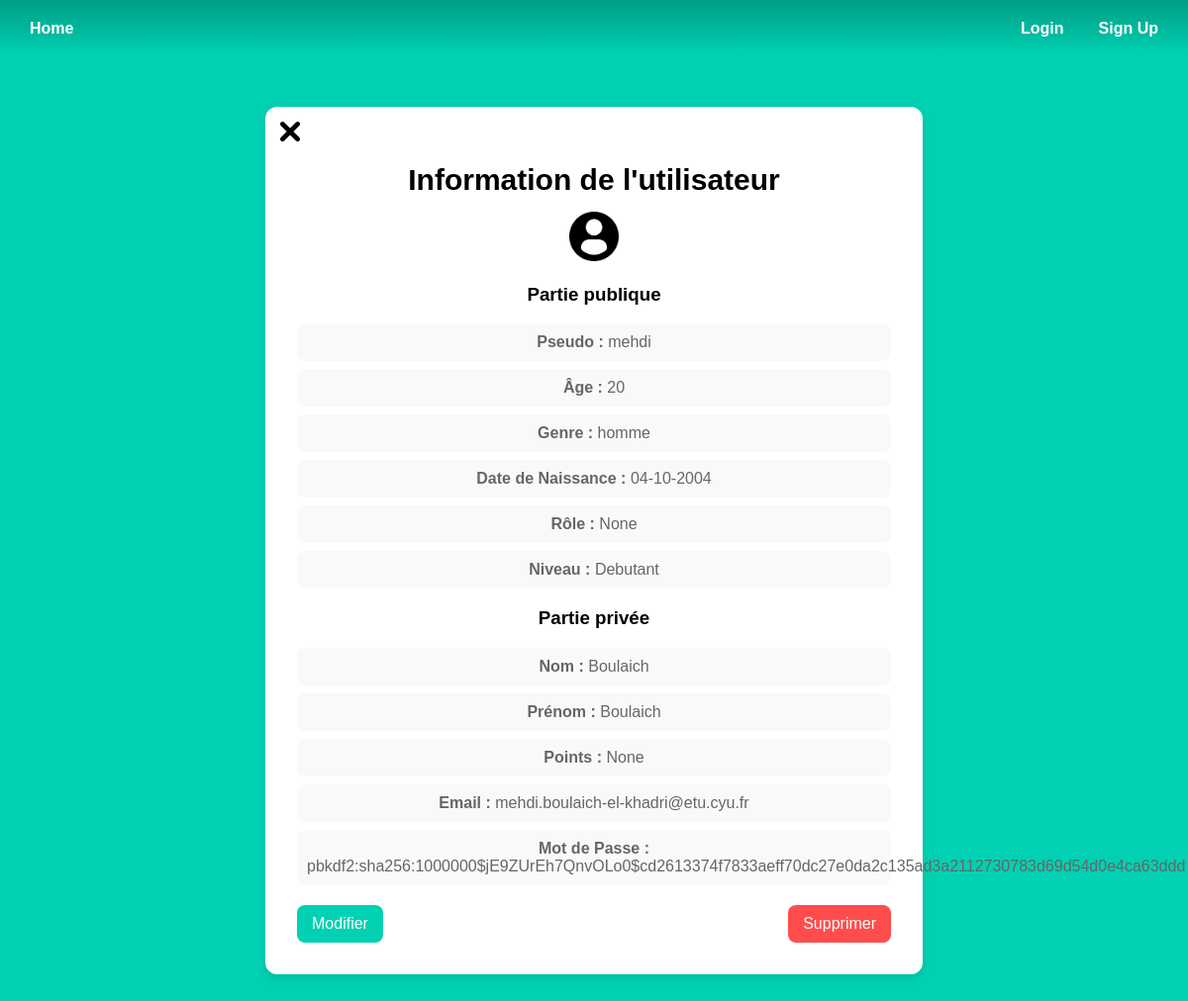
The page /userProfile/4 on the database as committed earlier.
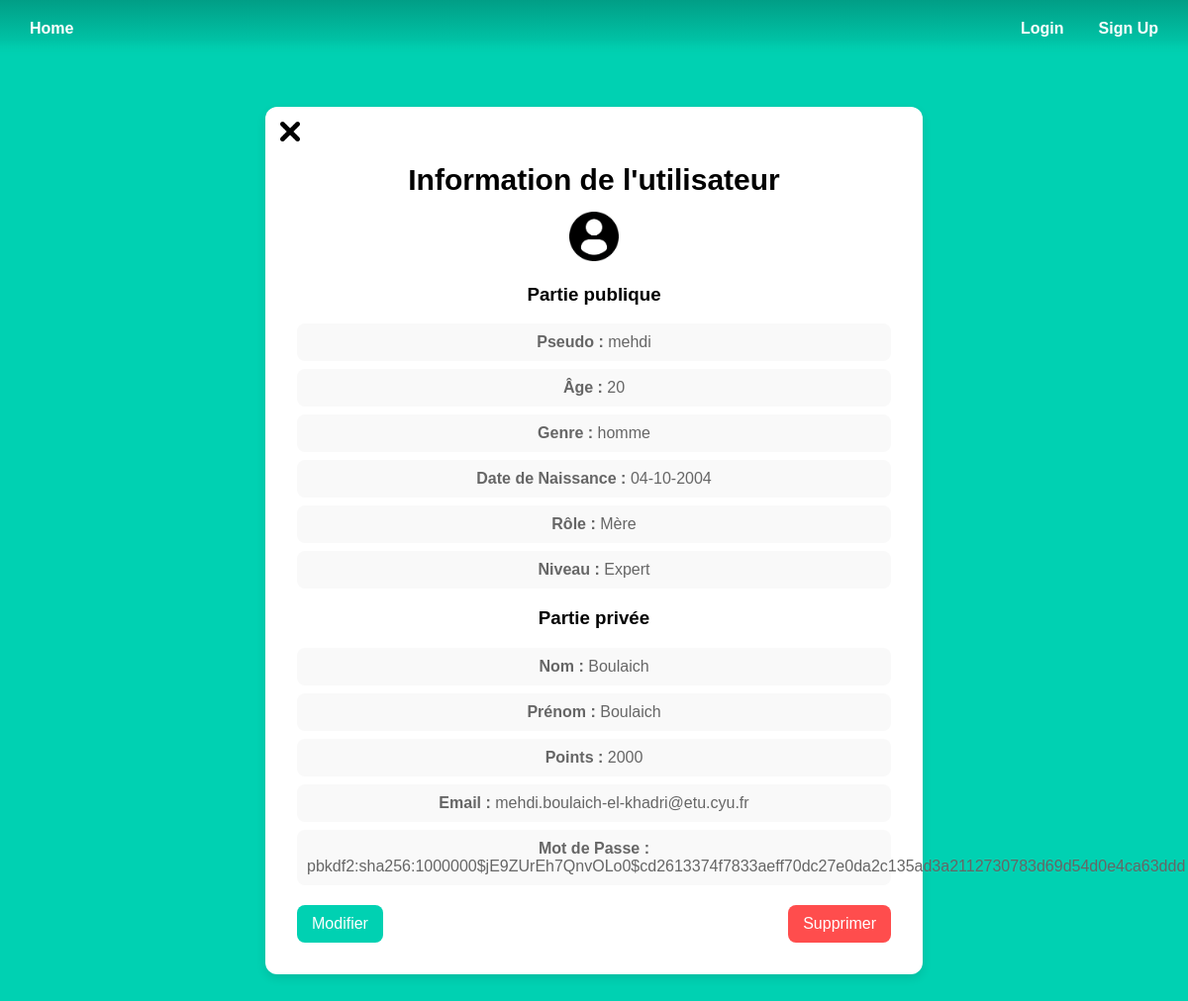
The same page on the database as committed later.
### models.py (models this page shows)
class User(UserMixin, db.Model):
    id = db.Column(db.Integer, primary_key=True) # clé primiaire obligatoire pour SQLAlchemy
    email = db.Column(db.String(100), unique=True, index=True)
    pseudo = db.Column(db.String(100), unique=True, index=True)
    password = db.Column(db.String(100))
    lastname = db.Column(db.String(1000))
    firstname = db.Column(db.String(100))
    level = db.Column(db.String, default="Debutant")
    role = db.Column(db.String)
    age = db.Column(db.Integer)
    gender = db.Column(db.String(100))
    point = db.Column(db.Integer, default=0)
    birthdate = db.Column(db.Date)
    image = db.Column(db.LargeBinary)

### admin.py (the view)
@admin.route('/userProfile/<int:user_id>')
def user_profile(user_id):
    user = User.query.get(user_id)
    return render_template('admin_user_profile.html', user=user)

### templates/admin_user_profile.html (shortened to what this page needs)
{% extends "base.html" %}
{% block content %}
<div class="user-container">
    <div class="back">
        <a href="{{ url_for('admin.gestion_utilisateur') }}" class="button">
            <img src="{{ url_for('static', filename='croix.png') }}" alt="Profil"  width="20" height="20">
        </a>
    </div>
    <h1 class="title-box">Information de l'utilisateur</h1>
    {% if user.image %}
        <img width="50">
    {% else %}
        <img src="{{ url_for('static', filename='utilisateur-de-profil-sans-fond.png') }}"  width="50" height="50">
    {% endif %}
    <div class="user-info">
        <h3>Partie publique</h3>
            <p><strong>Pseudo :</strong> {{ user.pseudo }}</p>
            <p><strong>Âge :</strong> {{ user.age }}</p>
            <p><strong>Genre :</strong> {{ user.gender }}</p>
            <p><strong>Date de Naissance :</strong> {{ user.birthdate.strftime('%d-%m-%Y')}}</p>
            <p><strong>Rôle :</strong> {{ user.role }}</p>
            <p><strong>Niveau :</strong> {{ user.level }}</p>
        <h3>Partie privée</h3>
            <p><strong>Nom :</strong> {{ user.lastname }}</p>
            <p><strong>Prénom :</strong> {{ user.lastname }}</p>
            <p><strong>Points :</strong> {{ user.point }}</p>
            <p><strong>Email :</strong> {{ user.email }}</p>
            <p><strong>Mot de Passe :</strong> {{ user.password }}</p>
    </div>
    <div class="user-actions">
        <a href="{{ url_for('admin.edit_user', user_id=user.id) }}">
            <button class="edit-btn">Modifier</button>
        </a>
        <form action="{{ url_for('admin.delete_user', user_id=user.id) }}" method="post">
            <button type="submit" class="delete-btn" onclick="return confirm('Voulez-vous vraiment supprimer ce compte ?')">
                Supprimer
            </button>
        </form>
    </div>
</div>
{% endblock %}

Rows that differ between the two databases and show on the page:
changed User "mehdi": role "None" → "Mère"; level "Debutant" → "Expert"; point "None" → "2000"
